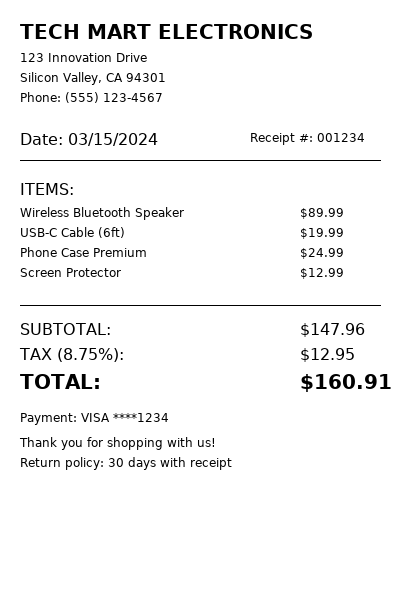

Recreate this plot in Python.
"""
Generate a sample receipt image for testing the Document Intelligence system
"""

from PIL import Image, ImageDraw, ImageFont
import os

def create_sample_receipt():
    """Create a sample receipt image for testing"""
    
    # Create image
    width, height = 400, 600
    img = Image.new('RGB', (width, height), 'white')
    draw = ImageDraw.Draw(img)
    
    # Try to use a font, fallback to default if not available
    try:
        font_large = ImageFont.truetype("/usr/share/fonts/truetype/dejavu/DejaVuSans-Bold.ttf", 20)
        font_medium = ImageFont.truetype("/usr/share/fonts/truetype/dejavu/DejaVuSans.ttf", 16)
        font_small = ImageFont.truetype("/usr/share/fonts/truetype/dejavu/DejaVuSans.ttf", 12)
    except:
        # Fallback to default font
        font_large = ImageFont.load_default()
        font_medium = ImageFont.load_default()
        font_small = ImageFont.load_default()
    
    y_pos = 20
    
    # Store header
    draw.text((20, y_pos), "TECH MART ELECTRONICS", fill='black', font=font_large)
    y_pos += 30
    draw.text((20, y_pos), "123 Innovation Drive", fill='black', font=font_small)
    y_pos += 20
    draw.text((20, y_pos), "Silicon Valley, CA 94301", fill='black', font=font_small)
    y_pos += 20
    draw.text((20, y_pos), "Phone: (555) 123-4567", fill='black', font=font_small)
    y_pos += 40
    
    # Date and receipt info
    draw.text((20, y_pos), "Date: 03/15/2024", fill='black', font=font_medium)
    draw.text((250, y_pos), "Receipt #: 001234", fill='black', font=font_small)
    y_pos += 30
    
    # Separator line
    draw.line([(20, y_pos), (380, y_pos)], fill='black', width=1)
    y_pos += 20
    
    # Items
    items = [
        ("Wireless Bluetooth Speaker", 89.99),
        ("USB-C Cable (6ft)", 19.99),
        ("Phone Case Premium", 24.99),
        ("Screen Protector", 12.99)
    ]
    
    draw.text((20, y_pos), "ITEMS:", fill='black', font=font_medium)
    y_pos += 25
    
    total_before_tax = 0
    for item, price in items:
        draw.text((20, y_pos), item, fill='black', font=font_small)
        draw.text((300, y_pos), f"${price:.2f}", fill='black', font=font_small)
        total_before_tax += price
        y_pos += 20
    
    y_pos += 20
    
    # Subtotal, tax, total
    draw.line([(20, y_pos), (380, y_pos)], fill='black', width=1)
    y_pos += 15
    
    draw.text((20, y_pos), "SUBTOTAL:", fill='black', font=font_medium)
    draw.text((300, y_pos), f"${total_before_tax:.2f}", fill='black', font=font_medium)
    y_pos += 25
    
    tax_amount = total_before_tax * 0.0875  # 8.75% tax
    draw.text((20, y_pos), "TAX (8.75%):", fill='black', font=font_medium)
    draw.text((300, y_pos), f"${tax_amount:.2f}", fill='black', font=font_medium)
    y_pos += 25
    
    total_amount = total_before_tax + tax_amount
    draw.text((20, y_pos), "TOTAL:", fill='black', font=font_large)
    draw.text((300, y_pos), f"${total_amount:.2f}", fill='black', font=font_large)
    y_pos += 40
    
    # Payment method
    draw.text((20, y_pos), "Payment: VISA ****1234", fill='black', font=font_small)
    y_pos += 25
    
    # Footer
    draw.text((20, y_pos), "Thank you for shopping with us!", fill='black', font=font_small)
    y_pos += 20
    draw.text((20, y_pos), "Return policy: 30 days with receipt", fill='black', font=font_small)
    
    return img

if __name__ == "__main__":
    # Create samples directory if it doesn't exist
    os.makedirs("samples", exist_ok=True)
    
    # Generate and save sample receipt
    receipt = create_sample_receipt()
    receipt.save("samples/sample_receipt_1.png")
    print("Sample receipt saved as samples/sample_receipt_1.png")
